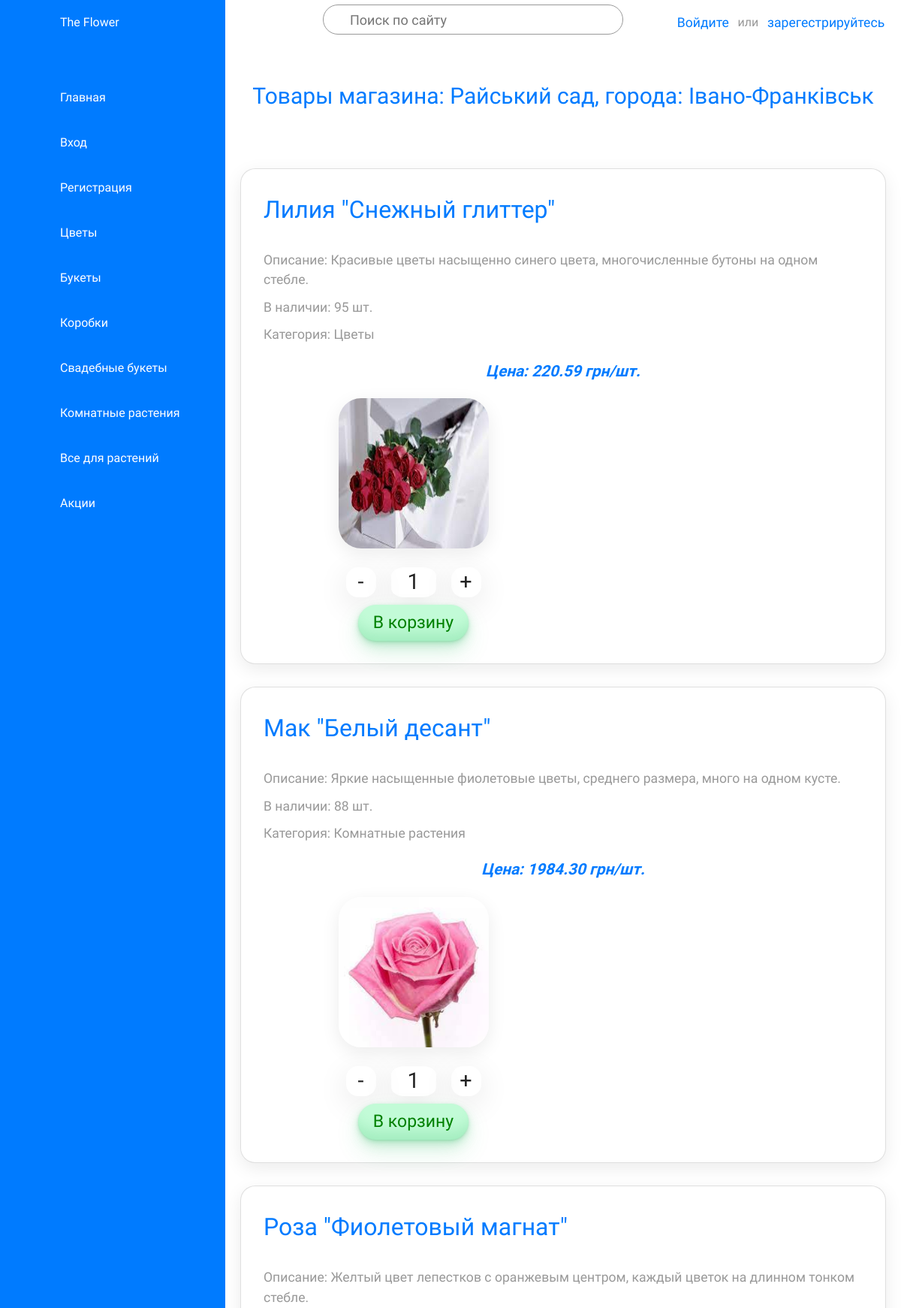
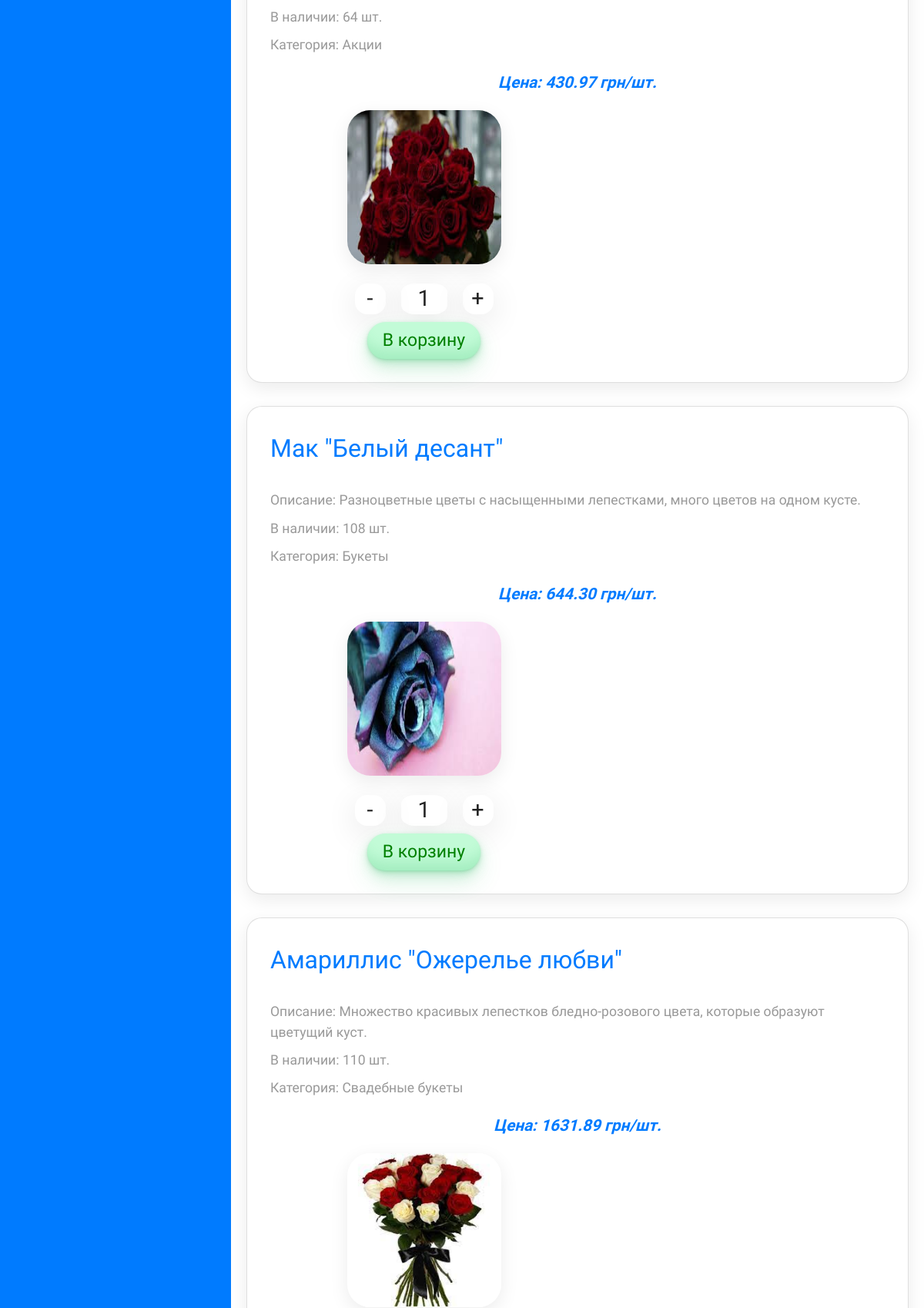
The app's page /category/16 (upper part) with its own data (2 pictures, top to bottom).
### products/models.py (models this page shows, shortened)
class Category(models.Model):
    category = models.CharField(max_length=200)
    image = models.ImageField(upload_to='categories', blank=True, null=True)
    icon = models.CharField(max_length=50)
    def __str__(self):
        return self.category
    class Meta:
        verbose_name = "category"
        verbose_name_plural = "categories"

class Product(models.Model):
    title = models.CharField(max_length=200)
    description = models.TextField(blank=True, null=True)
    amount = models.PositiveIntegerField()
    price = models.DecimalField(max_digits=10, decimal_places=2)
    image = models.ImageField(upload_to='products', blank=True, null=True)
    shop_id = models.ForeignKey('shops.Shop', on_delete=models.CASCADE)
    category_id = models.ForeignKey(Category, on_delete=models.CASCADE)
    class Meta:
        verbose_name = "product"
        verbose_name_plural = "products"

### shops/models.py (models this page shows)
class Shop(models.Model):
    name = models.CharField(max_length=200)
    city = models.CharField(max_length=200)
    district = models.CharField(max_length=200)
    country = models.CharField(max_length=200)
    address = models.TextField(blank=True, null=True)
    phone = models.CharField(max_length=20)
    email = models.EmailField()
    social = models.JSONField(default=social_default_value)
    image = models.ImageField(upload_to='shops', blank=True, null=True)
    slug = models.SlugField(default='', null=False)
    def __str__(self):
        return self.name
    class Meta:
        verbose_name = "shop"
        verbose_name_plural = "shops"
        ordering = ('city',)

### products/views.py (the view)
# urls.py: path("<int:shop_id>", views.product, name="product"),
def product(request,shop_id):
    cat = Category.objects.all()
    prod = Product.objects.filter(shop_id=shop_id)
    return render(request, "products/products.html", {'products': prod, 'categories': cat, 'shop_id': shop_id})

### products/templates/products/products.html (shortened to what this page needs)
{% extends "shops/base.html" %}
{% load static %}
{% block extra_head %}
  <link rel="stylesheet" href='{%static "css/product.css" %}' />
{% endblock %}
{% block navigation %}
  {% for category in categories %}
  <li class="nonauth">
    <a href="{% url 'prodcategory' category_id=category.pk  shop_id=shop_id %} ">
      <span class="icon"><ion-icon name={{category.icon}}></ion-icon></span>
      <span class="title">{{category.category}}</span>
    </a>
  </li>
  {% endfor %}
{% endblock %}
{% block content %}
<div class="titleContent">
  <h3>Товары магазина:
      {% if products.first.shop_id %}
        {{products.first.shop_id}},  города: {{products.first.shop_id.city}}
      {% else %}
        Нет товаров данной категории :(
      {% endif %}</h3>
</div>
<div class="cardBox">
    {% for product in products%}
    <div class="card">
        <a href="{% url 'details' pk=product.pk  shop_id=shop_id%}"></a>
        <div class="innerCard">
            <div class="title">{{ product.title }}</div>
            <div class="cardName">Описание: {{ product.description|truncatechars:100 }}</div>
            <div class="cardName">В наличии: {{ product.amount }} шт.</div>
            <div class="cardName">Категория: {{ product.category_id }}</div>
            <div class="cardName price">Цена: {{ product.price }} грн/шт.</div>
        </div>
        <div class="imageBox">
            <img src="{{product.image.url}}" alt="">
        </div>
        <div class="buttonCart">
            <div class="count">
              <div class="minus">-</div>
              <div class="number" data-amount="{{product.amount}}">1</div>
              <div class="plus">+</div>
            </div>
            <button type="submit">В корзину</button>
        </div>
    </div>
    {% endfor %}
</div>
{% endblock %}

### shops/static/css/base.css (style rules this page uses)
* { margin: 0; padding: 0; box-sizing: border-box; font-family: 'Ubuntu', sans-serif; }
:root { --blue: #287bff; --white: #fff; --grey: #f5f5f5; --black1: #222; --black2: #999; --blue1: #84b2fa; --green: #47eb0c; }
body { min-height: 100vh; overflow-x: hidden; }
a { text-decoration: none; }
.navigation ul li { position: relative; width: 100%; list-style: none; border-top-left-radius: 30px; border-bottom-left-radius: 30px; }
.navigation ul li a { position: relative; display: block; width: 100%; display: flex; text-decoration: none; color: var(--white); }
.navigation ul li a .icon { position: relative; display: block; min-width: 60px; height: 60px; line-height: 70px; text-align: center; }
.navigation ul li a .title { position: relative; display: block; padding: 0 10px; height: 60px; line-height: 60px; text-align: start; white-space: nowrap; }

### products/static/css/product.css (style rules this page uses)
.titleContent { text-align: center; color: var(--blue); font-size: 20px; }
.titleContent h3 { padding-top: 50px; padding-bottom: 50px; font-size: 1.5em; }
.cardBox { position: relative; width: 100%; padding: 20px; display: grid; grid-template-columns: repeat(3, 1fr); grid-gap: 30px; caret-color: transparent; }
.cardBox .card { position: relative; background: var(--white); padding: 30px; border-radius: 20px; display: flex; height: 100%; justify-content: space-between; cursor: pointer; box-shadow: 0 7px 25px rgba(0, 0, 0, 0.08); flex-wrap: wrap; }
.cardBox .card a { position: absolute; width: 100%; height: 45%; top: 0; left: 0; z-index: 1; }
.cardBox .card .title { position: relative; font-weight: 500; font-size: 2em; color: var(--blue); margin-bottom: 30px; }
.cardBox .card .cardName { color: var(--black2); font-size: 1.1em; margin-top: 10px; }
.cardBox .card .price { color: var(--blue); font-size: 1.3em; font-style: italic; font-weight: bold; display: flex; justify-content: center; margin: 20px; }
.cardBox .card .imageBox { position: relative; display:flex; align-items: center; width:50%; justify-content: center; }
.cardBox .card .imageBox img { height: 200px; width: 200px; border-radius: 15%; box-shadow: 0 7px 25px rgba(0, 0, 0, 0.08); }
.cardBox .card .count { color: var(--black1); font-size: 1.8em; margin-top: 15px; display:flex; justify-content:center; }
.cardBox .card .count .minus, .cardBox .card .count .number, .cardBox .card .count .plus { display:flex; width:40px; height:40px; border-radius: 40%; justify-content: center; align-items: center; margin: 10px; box-shadow: 0 10px 40px rgba(0, 0, 0, 0.1); }
.cardBox .card .count .number { width:60px; border-radius: 30%; }
.cardBox .card .buttonCart { position: relative; display:flex; align-items: center; width:50%; flex-direction: column; justify-content: center; justify-content: space-evenly; }
.cardBox .card .buttonCart button { background-color: #c2fbd7; border-radius: 100px; box-shadow: rgba(44, 187, 99, .2) 0 -25px 18px -14px inset,rgba(44, 187, 99, .15) 0 1px 2px,rgba(44, 187, 99, .15) 0 2px 4px,rgba(44, 187, 99, .15) 0 4px 8px,rgba(44, 187, 99, .15) 0 8px 16px,rgba(44, 187, 99, .15) 0 16px 32px; color: green; cursor: pointer; display: inline-block; padding: 7px 20px; text-align: center; text-decoration: none; transition: all 250ms; border: 0; font-size: 23px; user-select: none; -webkit-user-select: none; touch-action: manipulation; }
@media (max-width:1701px) { .cardBox { grid-template-columns: repeat(2, 1fr); } }
@media (max-width:1201px) { .cardBox { grid-template-columns: repeat(1, 1fr); } }

### records on screen
Category: category "Цветы"
Category: category "Букеты"
Category: category "Коробки"
Category: category "Свадебные букеты"
Category: category "Комнатные растения"
Category: category "Все для растений"
Category: category "Акции"
Product: first.shop_id "Райський сад", first.shop_id.city "Івано-Франківськ", title "Лилия \"Снежный глиттер\"", description "Красивые цветы насыщенно синего цвета, многочисленные бутоны на одном стебле.", amount "95", category_id "Цветы", price "220.59", image (picture)
Product: title "Мак \"Белый десант\"", description "Яркие насыщенные фиолетовые цветы, среднего размера, много на одном кусте.", amount "88", category_id "Комнатные растения", price "1984.30", image (picture)
Product: title "Роза \"Фиолетовый магнат\"", description "Желтый цвет лепестков с оранжевым центром, каждый цветок на длинном тонком стебле.", amount "64", category_id "Акции", price "430.97", image (picture)
Product: title "Мак \"Белый десант\"", description "Разноцветные цветы с насыщенными лепестками, много цветов на одном кусте.", amount "108", category_id "Букеты", price "644.30", image (picture)
Product: title "Амариллис \"Ожерелье любви\"", description "Множество красивых лепестков бледно-розового цвета, которые образуют цветущий куст.", amount "110", category_id "Свадебные букеты", price "1631.89", image (picture)
